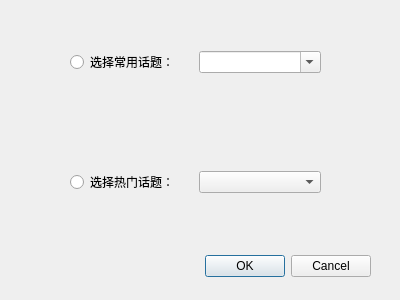
<?xml version="1.0" encoding="UTF-8"?>
<ui version="4.0">
 <class>Dialog</class>
 <widget class="QDialog" name="Dialog">
  <property name="geometry">
   <rect>
    <x>0</x>
    <y>0</y>
    <width>400</width>
    <height>300</height>
   </rect>
  </property>
  <property name="windowTitle">
   <string>插入话题</string>
  </property>
  <widget class="QDialogButtonBox" name="buttonBox">
   <property name="geometry">
    <rect>
     <x>30</x>
     <y>250</y>
     <width>341</width>
     <height>32</height>
    </rect>
   </property>
   <property name="orientation">
    <enum>Qt::Horizontal</enum>
   </property>
   <property name="standardButtons">
    <set>QDialogButtonBox::Cancel|QDialogButtonBox::Ok</set>
   </property>
  </widget>
  <widget class="QWidget" name="">
   <property name="geometry">
    <rect>
     <x>70</x>
     <y>50</y>
     <width>251</width>
     <height>144</height>
    </rect>
   </property>
   <layout class="QVBoxLayout" name="verticalLayout">
    <item>
     <layout class="QHBoxLayout" name="horizontalLayout">
      <item>
       <widget class="QRadioButton" name="rdSavedTopic">
        <property name="text">
         <string>选择常用话题：</string>
        </property>
       </widget>
      </item>
      <item>
       <widget class="QComboBox" name="cbUsual">
        <property name="editable">
         <bool>true</bool>
        </property>
       </widget>
      </item>
     </layout>
    </item>
    <item>
     <spacer name="verticalSpacer">
      <property name="orientation">
       <enum>Qt::Vertical</enum>
      </property>
      <property name="sizeHint" stdset="0">
       <size>
        <width>20</width>
        <height>40</height>
       </size>
      </property>
     </spacer>
    </item>
    <item>
     <spacer name="verticalSpacer_2">
      <property name="orientation">
       <enum>Qt::Vertical</enum>
      </property>
      <property name="sizeHint" stdset="0">
       <size>
        <width>20</width>
        <height>40</height>
       </size>
      </property>
     </spacer>
    </item>
    <item>
     <layout class="QHBoxLayout" name="horizontalLayout_2">
      <item>
       <widget class="QRadioButton" name="rdHotTopic">
        <property name="text">
         <string>选择热门话题：</string>
        </property>
       </widget>
      </item>
      <item>
       <widget class="QComboBox" name="cbHot"/>
      </item>
     </layout>
    </item>
   </layout>
  </widget>
 </widget>
 <resources/>
 <connections>
  <connection>
   <sender>buttonBox</sender>
   <signal>accepted()</signal>
   <receiver>Dialog</receiver>
   <slot>accept()</slot>
   <hints>
    <hint type="sourcelabel">
     <x>248</x>
     <y>254</y>
    </hint>
    <hint type="destinationlabel">
     <x>157</x>
     <y>274</y>
    </hint>
   </hints>
  </connection>
  <connection>
   <sender>buttonBox</sender>
   <signal>rejected()</signal>
   <receiver>Dialog</receiver>
   <slot>reject()</slot>
   <hints>
    <hint type="sourcelabel">
     <x>316</x>
     <y>260</y>
    </hint>
    <hint type="destinationlabel">
     <x>286</x>
     <y>274</y>
    </hint>
   </hints>
  </connection>
 </connections>
</ui>
